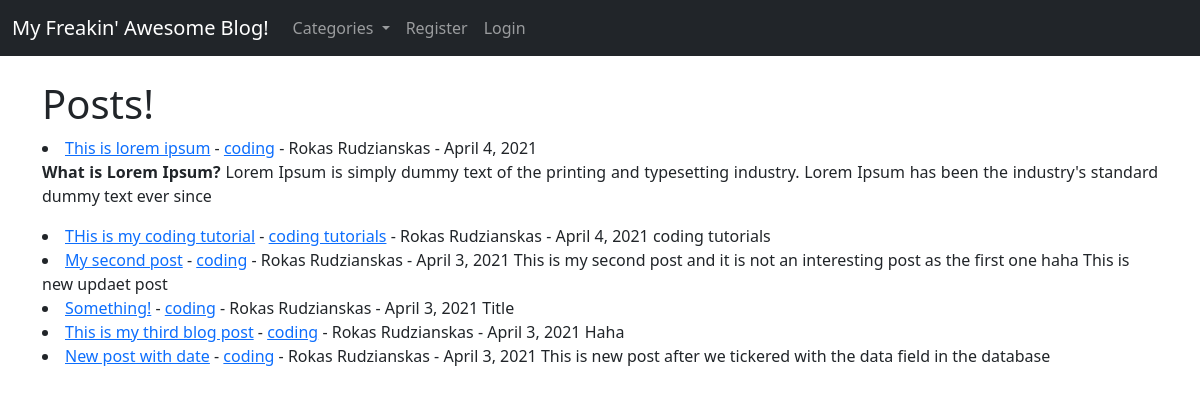
/, run on an earlier commit of the app's database.
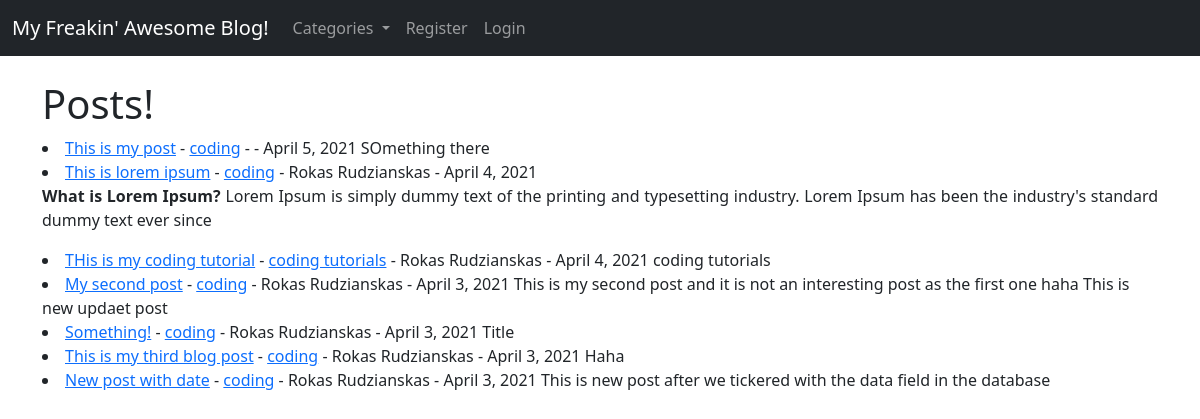
And on a later commit of the database.
### theblog/models.py (models this page shows, shortened)
class Post(models.Model):
    title = models.CharField(max_length=255)
    title_tag = models.CharField(max_length=255)
    author = models.ForeignKey(User, on_delete=models.CASCADE)
    body = models.TextField()
    post_date = models.DateField(auto_now_add=True)
    category = models.CharField(max_length=255, default='coding')
    likes = models.ManyToManyField(User, related_name='blog_posts')

### theblog/views.py (the view)
# urls.py: path('', HomeView.as_view(), name="home"),
class HomeView(ListView):
    model = Post
    template_name = 'home.html'
    ordering = ['-post_date']
    def get_context_data(self, *args, **kwargs):
        cat_menu = Category.objects.all()
        context = super(HomeView, self).get_context_data(*args, **kwargs)
        context["cat_menu"] = cat_menu
        return context

### theblog/models.py (called while the page is built)
    def __str__(self):
        return self.name

### theblog/templates/home.html (shortened to what this page needs)
{% extends 'base.html' %}
    {% block content %}
<h1>Posts!</h1>
    {% for post in object_list %}
   <li><a href="{% url 'article-detail' post.pk%}" >{{post.title}}</a> - <a href="{% url 'category' post.category|slugify %}">{{ post.category }}</a>
       - {{post.author.first_name}}
          {{post.author.last_name}} - {{ post.post_date }}
              {{ post.body|slice:":200"|safe }}
   </li>
{% endfor %}
    {% endblock %}

What changed in the data, as far as the page shows it:
added Post: title "This is my post", category "coding", post_date "April 5, 2021", body "SOmething there"
